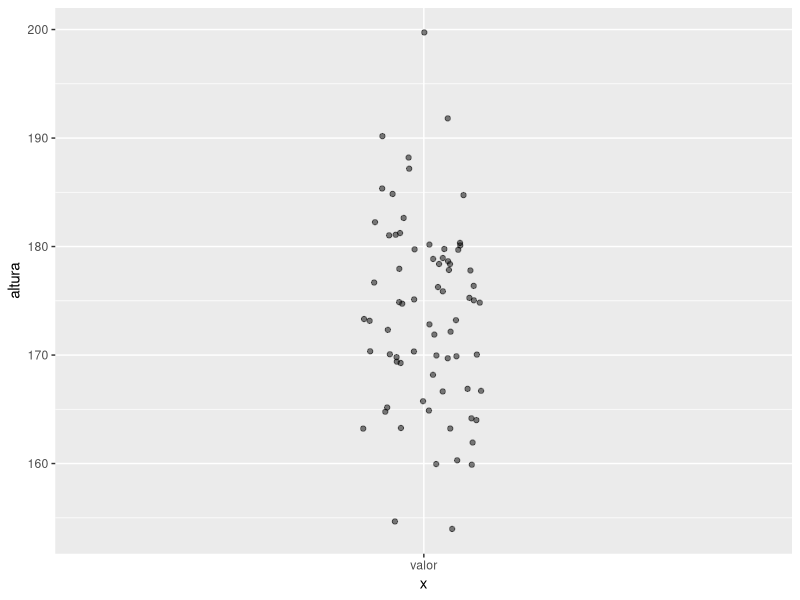
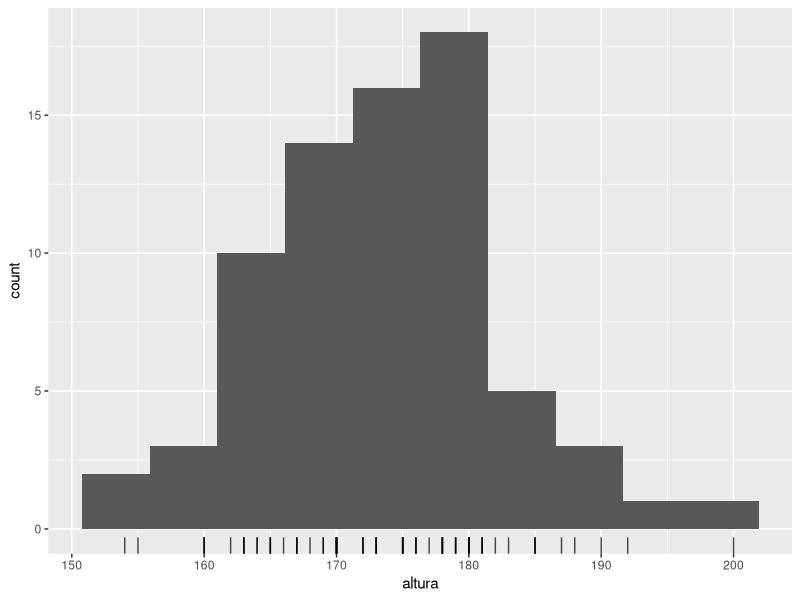
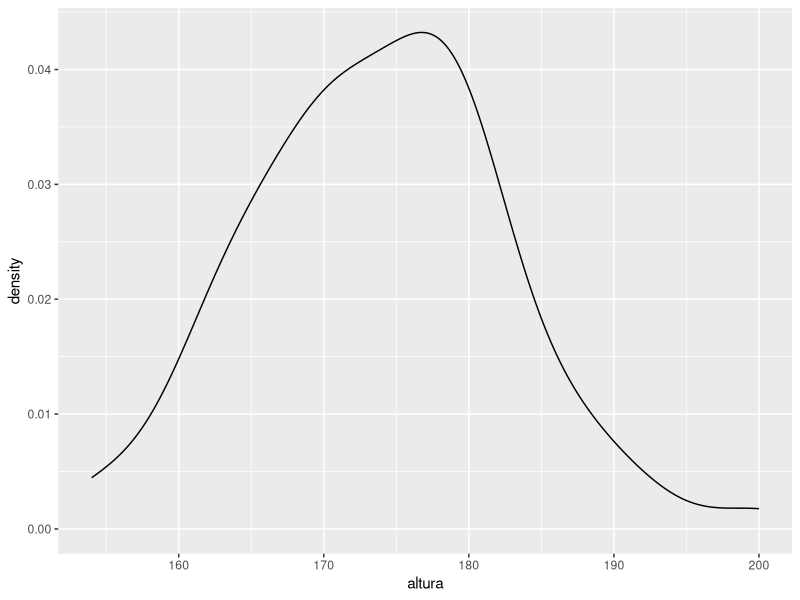
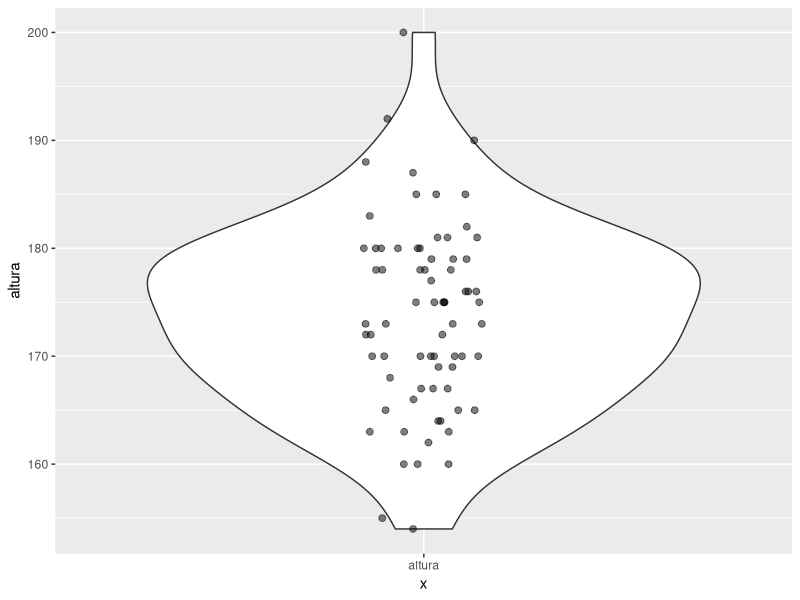
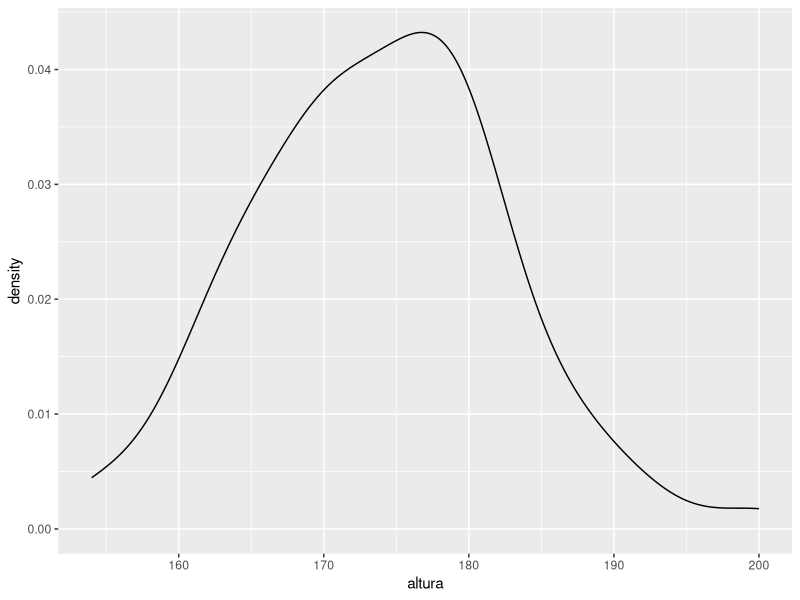
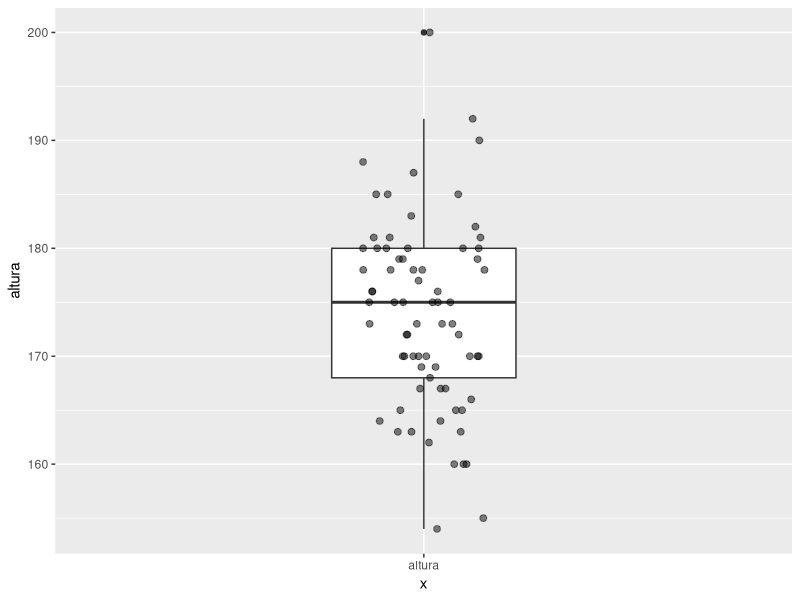
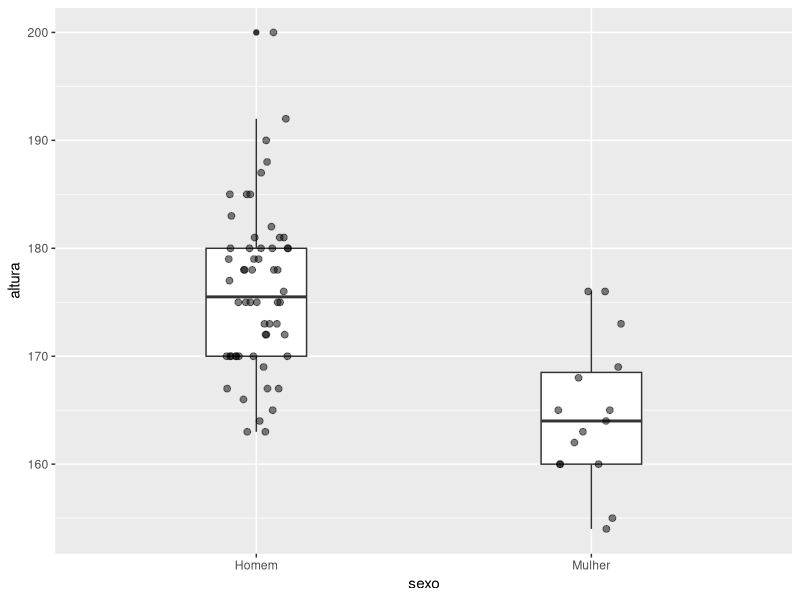
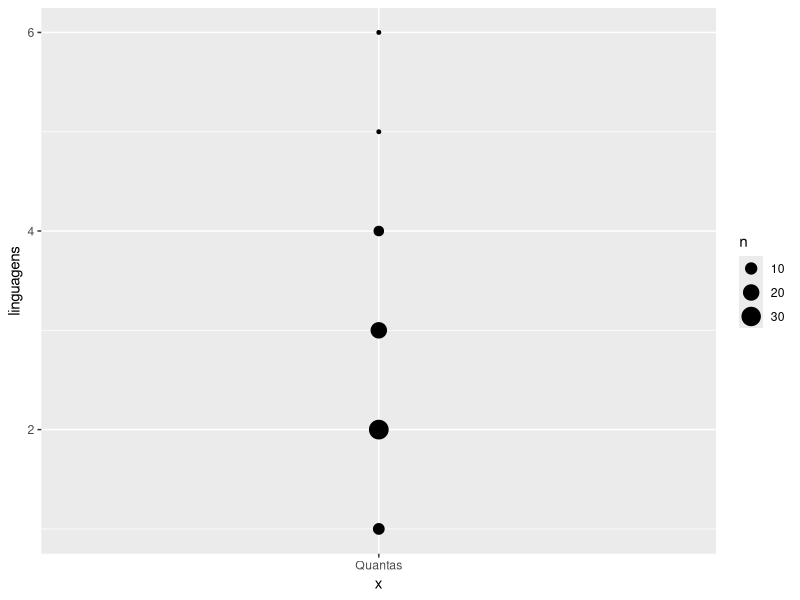

Source code (R) for these figures, in order:
# Você precisará instalar esses pacotes. Faça install.packages("nome") para cada um.
library(dplyr, warn.conflicts = F)
library(readr)
library(ggplot2)
# theme_set(theme_bw()) # você pode preferir os gráficos assim
library(gmodels)

# ====================================
# LER, ARRUMAR, LIMPAR
# ====================================

# Repare que estou usando readr::read_csv em vez de base::read.csv
# read_csv é bem mais rápido, adivinha melhor os tipos das colunas
# e nunca usa Factor, sempre usa String no lugar. Geralmente ajuda.
dados = read_csv("dados//Dados de alunos para as aulas de FPCC-report.csv")

View(dados)

# usando dplyr
dados %>% View()

# Renomeia as colunas e mantém apenas as que quero
dados = dados %>% 
  select(curso = `De que curso você é aluno?`, 
         sexo = `Você é...`, 
         altura = `Qual a sua altura em centímetros?`,
         repositorios = `Em quantos repositórios de software você lembra ter contribuído nos últimos 2 anos?`, 
         linguagens = `Em quantas linguagens de programação você se considera fluente?`,
         projetos_de_pesquisa = `Em quantos projetos de pesquisa você lembra ter participado?`, 
         confianca_estatistica = `Qual seu nível de confiança hoje no uso de métodos estatísticos para analisar o resultado de um experimento?`, 
         gosta_de_forms = `O quanto você gosta de formulários online? (Obrigado por ter respondido este!)`,
         submissao = `Submit Date (UTC)`,
         fpcc2 = `Você já cursou, está cursando ou não cursou FPCC 2?`)

# Remove NAs
dados = dados %>% 
  filter(complete.cases(dados))

glimpse(dados)

# ====================================
# EXPLORAR, VISUALIZAR
# ====================================

# ------------------------------------
# Variáveis numéricas
# ------------------------------------

# Altura
ggplot(data = dados, 
       mapping = aes(x = "valor", 
                     y = altura)) + 
  geom_point(alpha = 0.5, position = position_jitter(width = .1))

dados %>% 
  ggplot(mapping = aes(x = altura)) + 
  geom_histogram(bins = 10) + 
  geom_rug(alpha = 0.7)

dados %>% 
  ggplot(mapping = aes(x = altura)) + 
  geom_density()  
  #geom_freqpoly(bins = 10)
  
ggplot(dados, aes(x = "altura", y = altura)) + 
  geom_violin() + 
  geom_point(position = position_jitter(width = 0.1, height = 0), size = 2, alpha = 0.5)

ggplot(dados, mapping = aes(x = altura)) + 
  #geom_histogram(bins = 12) 
  # geom_freqpoly(bins = 20)
  geom_density() 
  # geom_rug()

# boxplots
ggplot(dados, aes(x = "altura", y = altura)) + 
  geom_boxplot(width = .3) + 
  geom_point(position = position_jitter(width = 0.1, height = 0), size = 2, alpha = 0.5)

ggplot(dados, aes(x = sexo, y = altura)) + 
  geom_boxplot(width = .3) + 
  geom_point(position = position_jitter(width = 0.1, height = 0), size = 2, alpha = 0.5)

dados %>% 
  group_by(sexo) %>% 
  summarise(iqr = IQR(altura), 
            sd = sd(altura))

# Linguagens de programação
dados %>% 
  ggplot(mapping = aes(x = "Quantas", y = linguagens)) + 
  # geom_point()
  geom_count()

dados %>% 
  ggplot(mapping = aes(x = linguagens)) + 
  geom_histogram(bins = 6)

# Compare com repos
dados %>% 
  #filter(repositorios < 10) %>% 
  ggplot(mapping = aes(x = repositorios)) + 
  geom_histogram(bins = 16) + 
  geom_vline(xintercept = mean(dados$repositorios), colour = "orange") + 
  geom_vline(xintercept = median(dados$repositorios), colour = "blue")

# Qual o formato esperado da distribuição para as demais variáveis?

# Validade e confiabilidade das variáveis

# Medias e medianas

dados %>% 
  #filter(repositorios < 10) %>% 
  ggplot(mapping = aes(x = repositorios, fill = curso)) + 
  geom_histogram(bins = 6) + 
  facet_grid(curso ~ .) + 
  geom_rug()

dados %>% 
  group_by(curso) %>% 
  summarise(linguagens.media = mean(linguagens), 
            repos.medio = mean(repositorios))

dados %>% 
  group_by(sexo) %>% 
  summarise(altura.media = mean(altura), 
            sd.altura = sd(altura))

dados %>% 
  ggplot(mapping = aes(x = linguagens)) + 
  geom_histogram(bins = 7) + 
  geom_rug()


# ------------------------------------
# CATEGÓRICAS
# ------------------------------------

# Curso e sexo são categóricos
ggplot(dados) + 
  geom_bar(mapping = aes(x = curso), stat = "count") + 
  coord_flip()

ggplot(dados) + 
  geom_bar(mapping = aes(x = sexo), stat = "count") + 
  coord_flip()

ggplot(dados) + 
  geom_bar(mapping = aes(x = curso, fill = sexo), position = "fill") + # tente position = "stack"/"dodge"/"fill"
  coord_flip()

# ------------------------------------
# DUAS VARIÁVEIS
# ------------------------------------
ggplot(dados, aes (y = repositorios, 
                   x = linguagens)) + 
  geom_count(alpha = 0.6)

ggplot(dados, aes (y = confianca_estatistica, 
                   x = projetos_de_pesquisa)) + 
  geom_point(alpha = 0.4)

ggplot(dados, aes (y = confianca_estatistica, 
                   x = projetos_de_pesquisa, group = projetos_de_pesquisa)) + 
  geom_boxplot(alpha = 0.4)
  #geom_violin(alpha = 0.4)

ggplot(dados, aes (y = altura, 
                   x = linguagens)) + 
  geom_point(alpha = 0.6)

ggplot(dados, aes(x = curso, 
                  y = linguagens)) + 
  geom_boxplot() + 
  geom_point(position = position_jitter(width = .2), 
             alpha = .2)  

ggplot(dados, aes(x = curso, 
                  y = linguagens)) + 
  geom_count()


ggplot(dados, aes(x = curso, y = altura)) + 
  #geom_boxplot(alpha = 0.2) +
  geom_violin() + 
  geom_point(position = position_jitter(width = 0.07), size = 4, alpha = 0.5)

CrossTable(dados$sexo, dados$curso, prop.chisq = FALSE)
